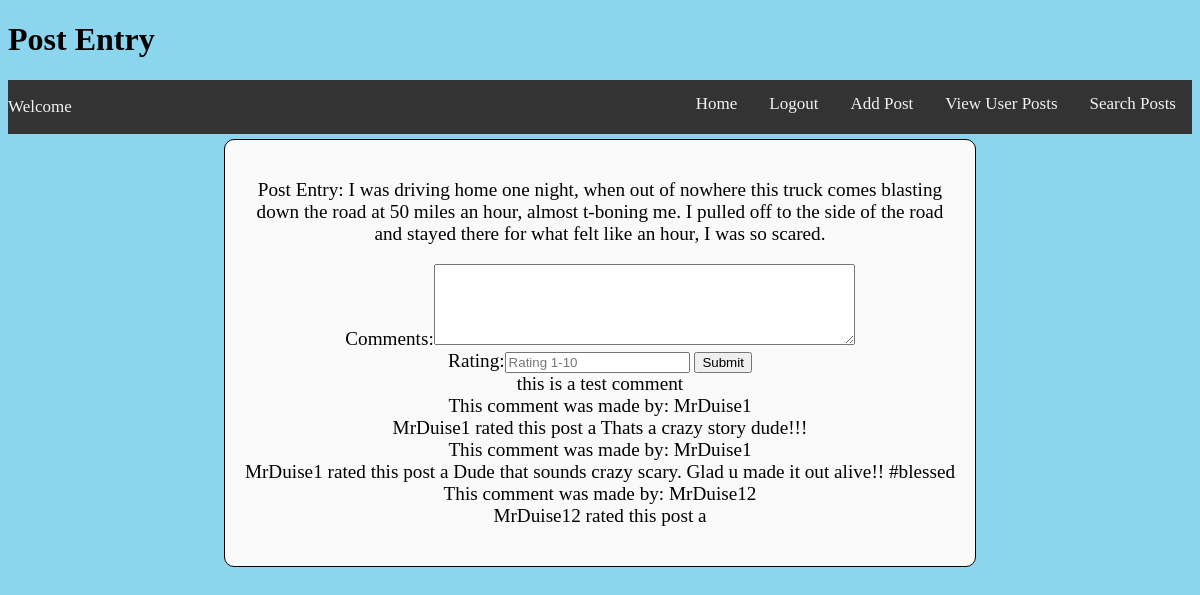
The page /viewPostContent.php?id=16 on the database its author committed.
### tables this page shows
CREATE TABLE `user_posts` (
  `ID` int(11) NOT NULL,
  `Blog_Title` varchar(45) DEFAULT NULL,
  `Blog_Entry` text,
  `users_ID` int(11) NOT NULL
);

CREATE TABLE `user_comments` (
  `id` int(11) NOT NULL,
  `comments` text,
  `Ratings` varchar(5) NOT NULL,
  `user_posts_ID` int(11) NOT NULL,
  `users_ID` int(11) NOT NULL
);

CREATE TABLE `users` (
  `ID` int(11) NOT NULL,
  `User_Name` varchar(50) NOT NULL,
  `First_Name` varchar(50) NOT NULL,
  `Last_Name` varchar(50) NOT NULL,
  `Email` varchar(50) NOT NULL,
  `Password` varchar(50) NOT NULL,
  `role` varchar(45) NOT NULL
);

### myfuncs.php (called while the page is built, shortened)
<?php
function dbConnect()
{
    $host = "127.0.0.1:49949";
    $username = "azure";
    $password = "6#vWHD_$";
    $database_name = "registration";
    $conn = mysqli_connect($host, $username, $password, $database_name);
    return $conn;
}

### viewPostContent.php (the view, shortened to what this page needs)
<?php
require_once 'myfuncs.php';
?>
<!DOCTYPE html>
<html>
	<head>
	<link rel="stylesheet" href="welcomeStyle.css">
	</head>
	<body>
	<h1> Post Entry  </h1>
		<?php include_once 'showNavBar.php';?>
<div class="postView">
<p>
<?php
$id = $_GET['id'];
if(dbConnect())
{
    $sql = "SELECT * FROM `user_posts` WHERE `ID` = '$id' LIMIT 1";
    $result = mysqli_query(dbConnect(), $sql);
    if($result)
    {
        while($row = mysqli_fetch_assoc($result))
        {
            echo "Post Entry: " . $row['Blog_Entry'] . "<br>";
            ?>
            <form action = "processComments.php">
            Comments:<textarea name="comments" rows="5" cols="50"></textarea><br>
            Rating:<input type="text" name="Rating" placeholder="Rating 1-10"></input>
            <button type="submit"> Submit</button>
            </form>
            <?php
            $sql_comments = "Select * FROM `user_comments` WHERE `user_posts_id` = '$id'";
            $result_comments = mysqli_query(dbConnect(), $sql_comments);
            if($result_comments)
            {
                while($row_comments = mysqli_fetch_assoc($result_comments))
                {
                    $userID = $row_comments['users_ID'];
                    $sql_userPoster = "SELECT *FROM `users` WHERE `ID` = '$userID'";
                    $resultUsernamePost = mysqli_query(dbConnect(), $sql_userPoster);
                    $row_username_post = mysqli_fetch_assoc($resultUsernamePost);
                    $postWritter = $row_username_post['User_Name'];
                    echo $row_comments['comments'] . "<br>";
                    echo "This comment was made by: " . $postWritter . "<br>";
                    if($row_comments['Ratings'] != 0)
                    {
                        echo $postWritter . " rated this post a " . $row_comments['Ratings'];
                    }
                }
            }
        }
    }
    else
    {
        echo " There was an sql problem " . mysqli_error(dbConnect());
    }
}
else
{
    echo "error connecting " . mysqli_connect_error();
}
?>
</p>
</div>

### welcomeStyle.css (style rules this page uses)
body { background-color:#8BD5EF; }

### viewPostContent.php (style rules this page uses)
.postView { border:1px solid black; padding:20px; margin-left:auto; margin-right:auto; margin-bottom:10px; margin-top:5px; width:60%; border-radius:10px; background-color:rgb(250, 250,250); font-size:1.2em; text-align:center; }

### rows shown on the page
user_posts: Blog_Entry "I was driving home one night, when out of nowhere this truck comes blasting down the road at 50 miles an hour, almost t-boning me. I pulled off to the side of the road and stayed there for what felt like an hour, I was so scared."
user_comments: comments "this is a test comment", users_ID.User_Name "MrDuise1"
user_comments: comments "Thats a crazy story dude!!!", users_ID.User_Name "MrDuise1"
user_comments: comments "Dude that sounds crazy scary. Glad u made it out alive!! #blessed", users_ID.User_Name "MrDuise12"
